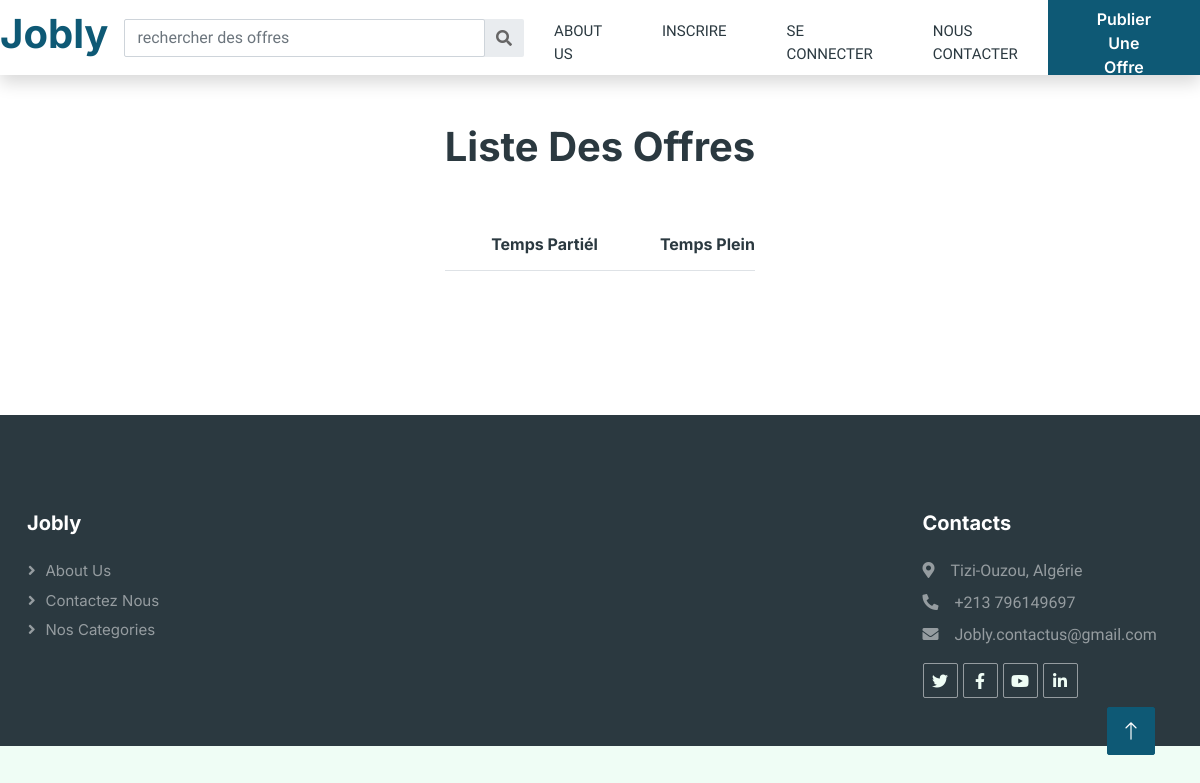
Before: /View/job-list.php with the older database file.
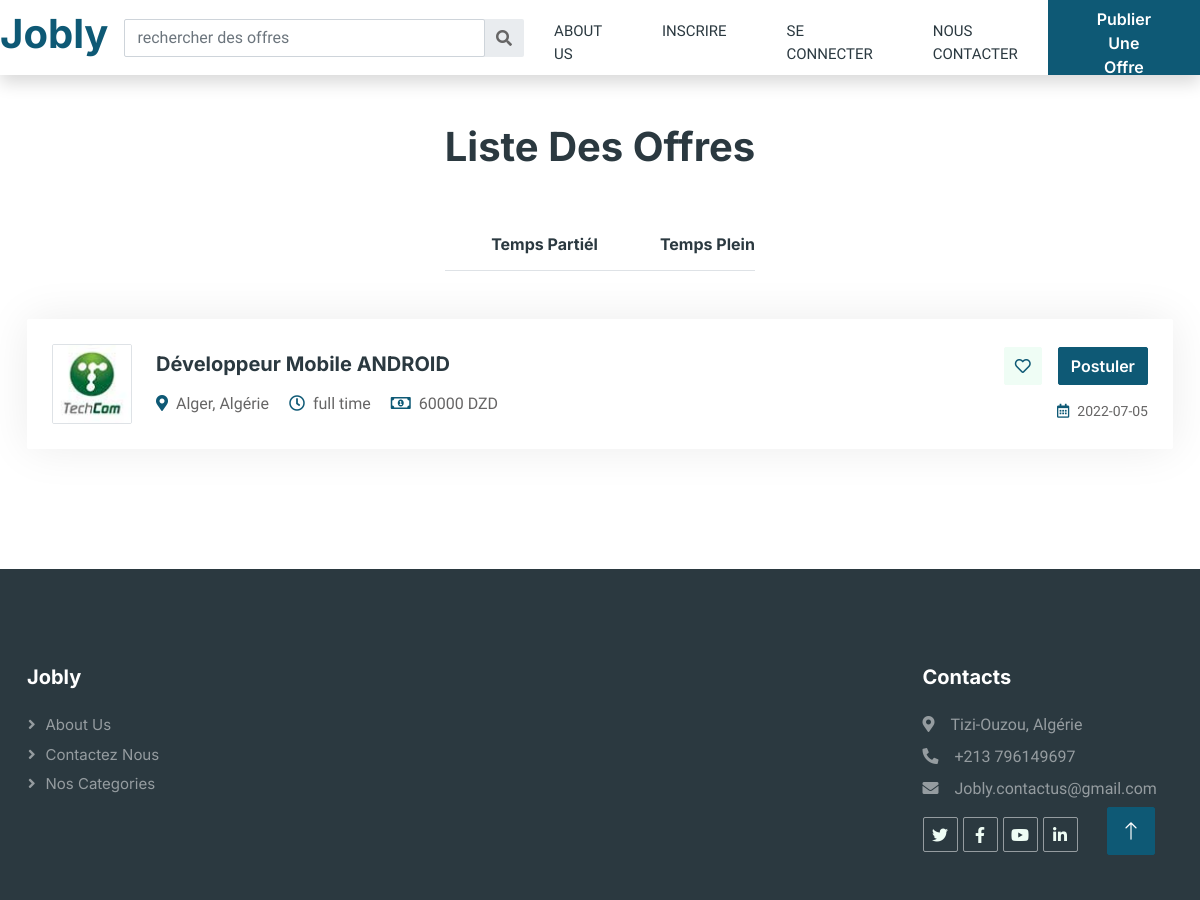
After: the same page with the newer database file.
### tables this page shows
CREATE TABLE `jobs` (
  `job_id` int(11) NOT NULL,
  `title` varchar(255) NOT NULL,
  `job_desc` longtext NOT NULL,
  `salary` int(10) NOT NULL,
  `type` varchar(255) NOT NULL,
  `place` varchar(255) NOT NULL,
  `user_email` varchar(50) NOT NULL,
  `date` date NOT NULL DEFAULT current_timestamp(),
  `category` varchar(250) NOT NULL
);

### Libraries/Database.php (called while the page is built, shortened)
<?php
    class Database{
        private $user = 'root';
        private $pass = '';
        private $dbh;
        private $stmt;
        public function __construct(){
            $dsn="mysql:host=localhost;dbname=e-recrutement";
            $options = array(
                PDO::ATTR_PERSISTENT => true,
                PDO::ATTR_ERRMODE => PDO::ERRMODE_EXCEPTION
            );
            try{
                $this->dbh = new PDO($dsn,$this->user,$this->pass,$options);
            }catch(PDOException $e){
                $this->error = $e->getMessage();
                echo $this->error;
            }
        }
        public function query($sql){
            $this->stmt = $this->dbh->prepare($sql);
        }
        public function execute(){
            return $this->stmt->execute();
        }
        public function resultSet(){
            $this->execute();
            return $this->stmt->fetchAll(PDO::FETCH_OBJ);
        }
        public function rowCount(){
            return $this->stmt->rowCount();
        }
    }
?>

### Controller/Jobs.php (called while the page is built, shortened)
<?php
    require_once "c:/xampp/htdocs/dev.jobly.com/Model/Job.php";
    class Jobs{
        private $jobModel;
        public function __construct(){
            $this->jobModel = new Job;
        }
        public function getAllJobs(){
            $jobs = $this->jobModel->getAllJobs();
            if($jobs){
                return $jobs;
            }else{
                return Array();
            }
        }
    }
?>

### Model/Job.php (called while the page is built, shortened)
<?php
    require_once "c:/xampp/htdocs/dev.jobly.com/Libraries/Database.php";
    class Job{
        private $db;
        public function __construct(){
            $this->db = new Database;
        }
        public function getAllJobs(){
            $this->db->query('SELECT * FROM jobs ORDER BY job_id DESC');
            $row = $this->db->resultSet();
            if($this->db->rowCount() > 0){
                return $row;
            }else{
                return false;
            }
        }
    }
?>

### View/job-list.php (the view, shortened to what the changed rows need)
<?php
    require "template/header.php";
    include_once "../Controller/Jobs.php";
    $jobObject = new Jobs;
    $jobs = $jobObject->getAllJobs();
?>
        <div class="container-xxl py-5">
            <div class="container">
                <h1 class="text-center mb-5 wow fadeInUp" data-wow-delay="0.1s">Liste Des Offres</h1>
                <div class="tab-class text-center wow fadeInUp" data-wow-delay="0.3s">
                    <div class="tab-content">
                        <div id="tab-1" class="tab-pane fade show p-0 active">
                        <?php foreach ($jobs as $job){ ?>
                            <div class="job-item p-4 mb-4">
                                <div class="row g-4">
                                    <div class="col-sm-12 col-md-8 d-flex align-items-center">
                                        <img class="flex-shrink-0 img-fluid border rounded" src="img/com-logo-1.jpg" alt="" style="width: 80px; height: 80px;">
                                        <div class="text-start ps-4">
                                            <h5 class="mb-3"><?= $job->title; ?></h5>
                                            <span class="text-truncate me-3"><i class="fa fa-map-marker-alt text-primary me-2"></i><?= $job->place; ?></span>
                                            <span class="text-truncate me-3"><i class="far fa-clock text-primary me-2"></i><?= $job->type; ?></span>
                                            <span class="text-truncate me-0"><i class="far fa-money-bill-alt text-primary me-2"></i><?= $job->salary; ?> DZD</span>
                                        </div>
                                    </div>
                                    <div class="col-sm-12 col-md-4 d-flex flex-column align-items-start align-items-md-end justify-content-center">
                                        <div class="d-flex mb-3">
                                            <a class="btn btn-light btn-square me-3" href=""><i class="far fa-heart text-primary"></i></a>
                                            <a class="btn btn-primary" href="job-detail.php?id=<?= $job->job_id;?>">Postuler</a>
                                        </div>
                                        <small class="text-truncate"><i class="far fa-calendar-alt text-primary me-2"></i><?php echo $job->date; ?></small>
                                    </div>
                                </div>
                            </div>
                        <?php } ?>
                        </div>
                    </div>
                </div>
            </div>
        </div>
        <?php require "template/footer.php"; ?>

Changed rows visible on the page:
added jobs: title "Développeur Mobile ANDROID", place "Alger, Algérie", type "full time", salary "60000", date "2022-07-05"
